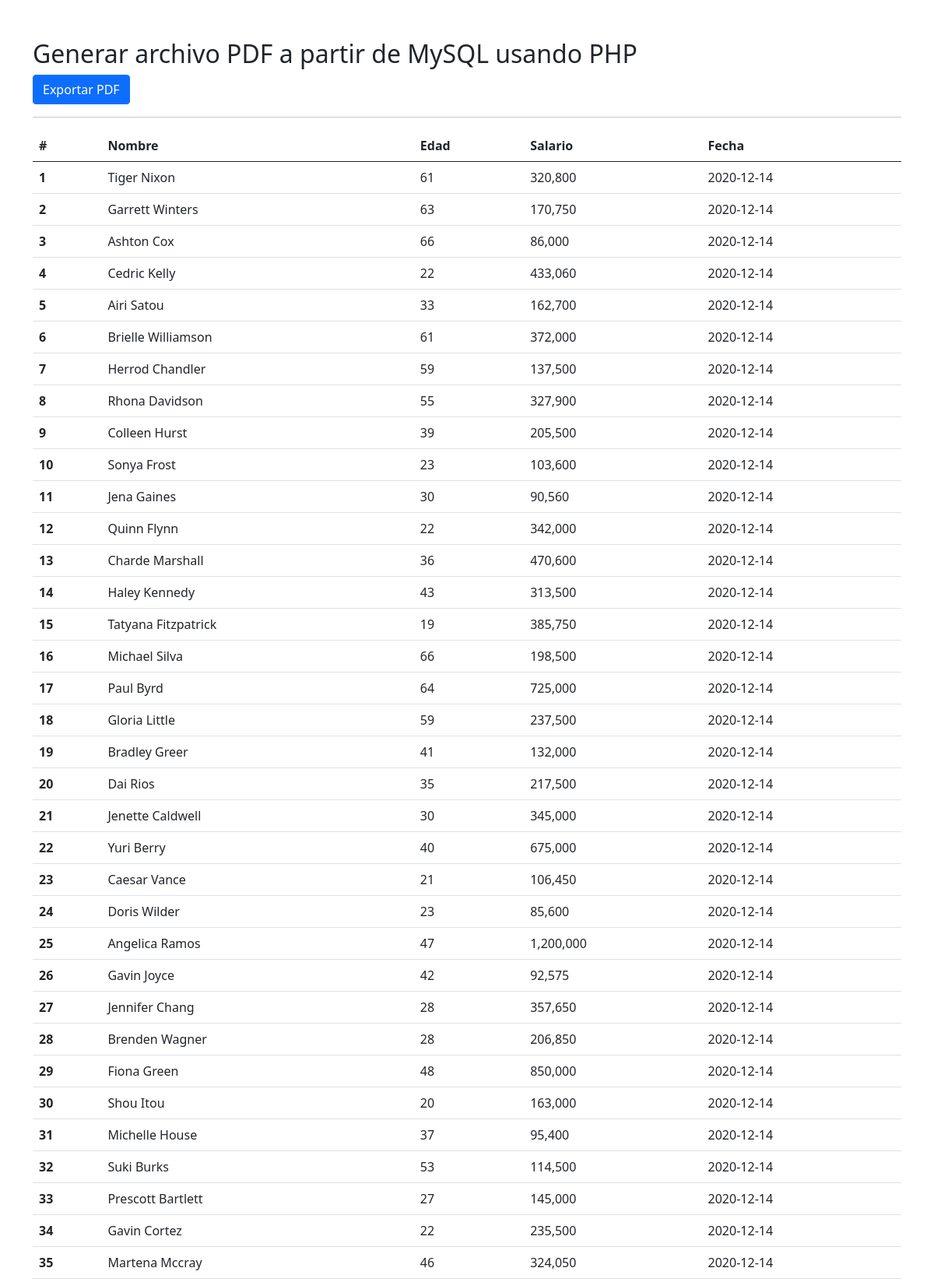
The page / (upper part) on the database its author committed.
### tables this page shows
CREATE TABLE `personal` (
  `idp` int(11) NOT NULL COMMENT 'primary key',
  `personal_nombre` varchar(255) NOT NULL COMMENT 'personal nombre',
  `personal_edad` int(11) NOT NULL COMMENT 'personal edad',
  `personal_salario` double NOT NULL COMMENT 'personal salario',
  `fecha` date NOT NULL DEFAULT '2020-12-14'
);

### index.php (the view, shortened to what this page needs)
<!DOCTYPE html>
<html lang="es">
<head>
<link href="https://cdn.jsdelivr.net/npm/bootstrap@5.0.0-beta1/dist/css/bootstrap.min.css" rel="stylesheet">
</head>
<body>
<div class="container" style="padding-top:50px">
<h2>Generar archivo PDF a partir de MySQL usando PHP</h2>
<form class="form-inline" method="post" action="crear_pdf.php">
<button type="submit" id="pdf" name="generate_pdf" class="btn btn-primary"><i class="fa fa-pdf" aria-hidden="true"></i>
Exportar PDF</button>
</form>
<hr>
<table class="table">
  <thead class="thead-dark">
    <tr>
      <th scope="col">#</th>
      <th scope="col">Nombre</th>
      <th scope="col">Edad</th>
      <th scope="col">Salario</th>
      <th scope="col">Fecha</th>
    </tr>
  </thead>
  <tbody>
<?php
$db = new dbConexion();
$connString =  $db->getConexion();
$result = mysqli_query($connString, "SELECT idp, personal_nombre, personal_edad, personal_salario, fecha FROM personal") or die("database error:". mysqli_error($connString));
 foreach($result as $row)
    {
   echo '<tr>
      <th scope="row">'.$row['idp'].'</th>
      <td>'.$row['personal_nombre'].'</td>
      <td>'.$row['personal_edad'].'</td>
      <td>'.number_format($row['personal_salario']).'</td>
      <td>'.$row['fecha'].'</td>
    </tr>';
    }
?>
  </tbody>
</table>
</div>
</body>
</html>

### rows shown on the page
personal: idp "1", personal_nombre "Tiger Nixon", personal_edad "61", personal_salario "320,800", fecha "2020-12-14"
personal: idp "2", personal_nombre "Garrett Winters", personal_edad "63", personal_salario "170,750", fecha "2020-12-14"
personal: idp "3", personal_nombre "Ashton Cox", personal_edad "66", personal_salario "86,000", fecha "2020-12-14"
personal: idp "4", personal_nombre "Cedric Kelly", personal_edad "22", personal_salario "433,060", fecha "2020-12-14"
personal: idp "5", personal_nombre "Airi Satou", personal_edad "33", personal_salario "162,700", fecha "2020-12-14"
personal: idp "6", personal_nombre "Brielle Williamson", personal_edad "61", personal_salario "372,000", fecha "2020-12-14"
personal: idp "7", personal_nombre "Herrod Chandler", personal_edad "59", personal_salario "137,500", fecha "2020-12-14"
personal: idp "8", personal_nombre "Rhona Davidson", personal_edad "55", personal_salario "327,900", fecha "2020-12-14"
personal: idp "9", personal_nombre "Colleen Hurst", personal_edad "39", personal_salario "205,500", fecha "2020-12-14"
personal: idp "10", personal_nombre "Sonya Frost", personal_edad "23", personal_salario "103,600", fecha "2020-12-14"
personal: idp "11", personal_nombre "Jena Gaines", personal_edad "30", personal_salario "90,560", fecha "2020-12-14"
personal: idp "12", personal_nombre "Quinn Flynn", personal_edad "22", personal_salario "342,000", fecha "2020-12-14"
personal: idp "13", personal_nombre "Charde Marshall", personal_edad "36", personal_salario "470,600", fecha "2020-12-14"
personal: idp "14", personal_nombre "Haley Kennedy", personal_edad "43", personal_salario "313,500", fecha "2020-12-14"
personal: idp "15", personal_nombre "Tatyana Fitzpatrick", personal_edad "19", personal_salario "385,750", fecha "2020-12-14"
personal: idp "16", personal_nombre "Michael Silva", personal_edad "66", personal_salario "198,500", fecha "2020-12-14"
personal: idp "17", personal_nombre "Paul Byrd", personal_edad "64", personal_salario "725,000", fecha "2020-12-14"
personal: idp "18", personal_nombre "Gloria Little", personal_edad "59", personal_salario "237,500", fecha "2020-12-14"
personal: idp "19", personal_nombre "Bradley Greer", personal_edad "41", personal_salario "132,000", fecha "2020-12-14"
personal: idp "20", personal_nombre "Dai Rios", personal_edad "35", personal_salario "217,500", fecha "2020-12-14"
personal: idp "21", personal_nombre "Jenette Caldwell", personal_edad "30", personal_salario "345,000", fecha "2020-12-14"
personal: idp "22", personal_nombre "Yuri Berry", personal_edad "40", personal_salario "675,000", fecha "2020-12-14"
personal: idp "23", personal_nombre "Caesar Vance", personal_edad "21", personal_salario "106,450", fecha "2020-12-14"
personal: idp "24", personal_nombre "Doris Wilder", personal_edad "23", personal_salario "85,600", fecha "2020-12-14"
personal: idp "25", personal_nombre "Angelica Ramos", personal_edad "47", personal_salario "1,200,000", fecha "2020-12-14"
personal: idp "26", personal_nombre "Gavin Joyce", personal_edad "42", personal_salario "92,575", fecha "2020-12-14"
personal: idp "27", personal_nombre "Jennifer Chang", personal_edad "28", personal_salario "357,650", fecha "2020-12-14"
personal: idp "28", personal_nombre "Brenden Wagner", personal_edad "28", personal_salario "206,850", fecha "2020-12-14"
personal: idp "29", personal_nombre "Fiona Green", personal_edad "48", personal_salario "850,000", fecha "2020-12-14"
personal: idp "30", personal_nombre "Shou Itou", personal_edad "20", personal_salario "163,000", fecha "2020-12-14"
personal: idp "31", personal_nombre "Michelle House", personal_edad "37", personal_salario "95,400", fecha "2020-12-14"
personal: idp "32", personal_nombre "Suki Burks", personal_edad "53", personal_salario "114,500", fecha "2020-12-14"
personal: idp "33", personal_nombre "Prescott Bartlett", personal_edad "27", personal_salario "145,000", fecha "2020-12-14"
personal: idp "34", personal_nombre "Gavin Cortez", personal_edad "22", personal_salario "235,500", fecha "2020-12-14"
personal: idp "35", personal_nombre "Martena Mccray", personal_edad "46", personal_salario "324,050", fecha "2020-12-14"
